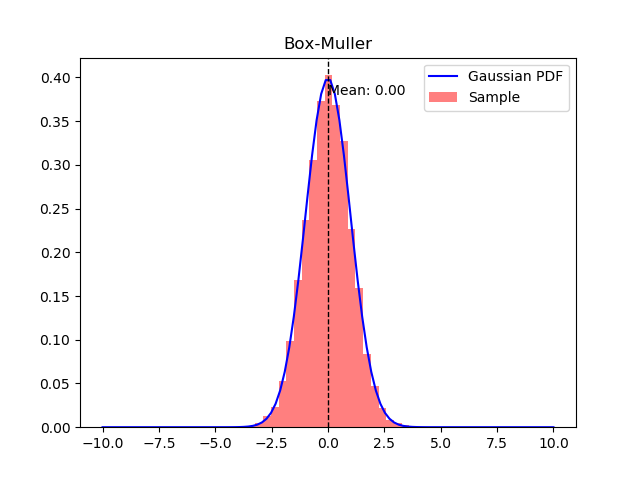

Source code (Python):
import numpy as np
import matplotlib.pyplot as plt


def gauss(x):
    return np.sqrt(1/(2*np.pi))*np.exp(-x**2/2)


N = 10000
N_bins = 25
x = np.linspace(-10, 10, 100)

x1 = np.random.rand(N)
x2 = np.random.rand(N)
y = np.sqrt(-2*np.log(x1)) * np.cos(2*np.pi*x2)

n, bins, patches = plt.hist(
    y, N_bins, facecolor='red', density='true', alpha=0.5, label='Sample')
plt.plot(x, gauss(x), 'b', label='Gaussian PDF')
plt.axvline(y.mean(), color='k', linestyle='dashed', linewidth=1)
min_ylim, max_ylim = plt.ylim()
plt.text(y.mean()*1.1, max_ylim*0.9, 'Mean: {:.2f}'.format(y.mean()))
plt.title("Box-Muller")
plt.legend()
plt.show()
